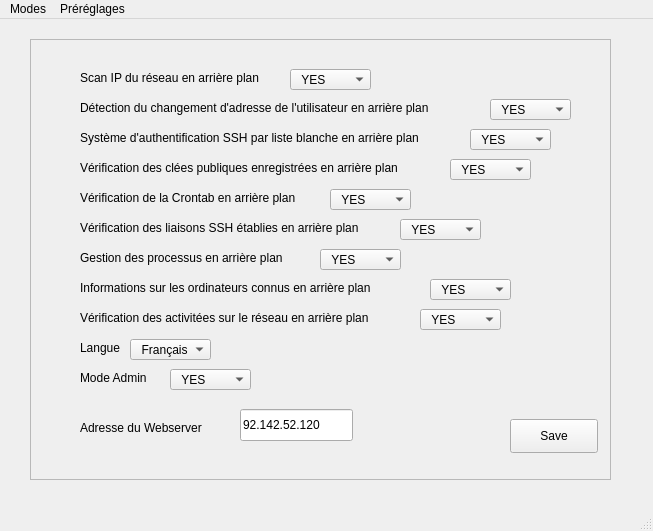
<?xml version="1.0" encoding="UTF-8"?>
<ui version="4.0">
 <class>MainWindow</class>
 <widget class="QMainWindow" name="MainWindow">
  <property name="geometry">
   <rect>
    <x>0</x>
    <y>0</y>
    <width>653</width>
    <height>531</height>
   </rect>
  </property>
  <property name="windowTitle">
   <string>Tobias's Configuration Page</string>
  </property>
  <widget class="QWidget" name="centralwidget">
   <widget class="QFrame" name="frame">
    <property name="geometry">
     <rect>
      <x>30</x>
      <y>20</y>
      <width>581</width>
      <height>441</height>
     </rect>
    </property>
    <property name="frameShape">
     <enum>QFrame::StyledPanel</enum>
    </property>
    <property name="frameShadow">
     <enum>QFrame::Raised</enum>
    </property>
    <widget class="QLabel" name="label">
     <property name="geometry">
      <rect>
       <x>50</x>
       <y>30</y>
       <width>261</width>
       <height>18</height>
      </rect>
     </property>
     <property name="text">
      <string>Scan IP du réseau en arrière plan</string>
     </property>
    </widget>
    <widget class="QLabel" name="label_2">
     <property name="geometry">
      <rect>
       <x>50</x>
       <y>60</y>
       <width>451</width>
       <height>18</height>
      </rect>
     </property>
     <property name="text">
      <string>Détection du changement d'adresse de l'utilisateur en arrière plan</string>
     </property>
    </widget>
    <widget class="QLabel" name="label_3">
     <property name="geometry">
      <rect>
       <x>50</x>
       <y>90</y>
       <width>391</width>
       <height>18</height>
      </rect>
     </property>
     <property name="text">
      <string>Système d'authentification SSH par liste blanche en arrière plan</string>
     </property>
    </widget>
    <widget class="QLabel" name="label_4">
     <property name="geometry">
      <rect>
       <x>50</x>
       <y>120</y>
       <width>371</width>
       <height>18</height>
      </rect>
     </property>
     <property name="text">
      <string>Vérification des clées publiques enregistrées en arrière plan </string>
     </property>
    </widget>
    <widget class="QLabel" name="label_5">
     <property name="geometry">
      <rect>
       <x>50</x>
       <y>150</y>
       <width>251</width>
       <height>18</height>
      </rect>
     </property>
     <property name="text">
      <string>Vérification de la Crontab en arrière plan</string>
     </property>
    </widget>
    <widget class="QLabel" name="label_6">
     <property name="geometry">
      <rect>
       <x>50</x>
       <y>180</y>
       <width>321</width>
       <height>18</height>
      </rect>
     </property>
     <property name="text">
      <string>Vérification des liaisons SSH établies en arrière plan</string>
     </property>
    </widget>
    <widget class="QLabel" name="label_7">
     <property name="geometry">
      <rect>
       <x>50</x>
       <y>210</y>
       <width>241</width>
       <height>18</height>
      </rect>
     </property>
     <property name="text">
      <string>Gestion des processus en arrière plan</string>
     </property>
    </widget>
    <widget class="QLabel" name="label_8">
     <property name="geometry">
      <rect>
       <x>50</x>
       <y>240</y>
       <width>341</width>
       <height>18</height>
      </rect>
     </property>
     <property name="text">
      <string>Informations sur les ordinateurs connus en arrière plan</string>
     </property>
    </widget>
    <widget class="QLabel" name="label_9">
     <property name="geometry">
      <rect>
       <x>50</x>
       <y>270</y>
       <width>341</width>
       <height>18</height>
      </rect>
     </property>
     <property name="text">
      <string>Vérification des activitées sur le réseau en arrière plan</string>
     </property>
    </widget>
    <widget class="QLabel" name="label_10">
     <property name="geometry">
      <rect>
       <x>50</x>
       <y>300</y>
       <width>51</width>
       <height>18</height>
      </rect>
     </property>
     <property name="text">
      <string>Langue </string>
     </property>
    </widget>
    <widget class="QLabel" name="label_21">
     <property name="geometry">
      <rect>
       <x>50</x>
       <y>330</y>
       <width>81</width>
       <height>18</height>
      </rect>
     </property>
     <property name="text">
      <string>Mode Admin</string>
     </property>
    </widget>
    <widget class="QPushButton" name="pushButton">
     <property name="geometry">
      <rect>
       <x>480</x>
       <y>380</y>
       <width>88</width>
       <height>34</height>
      </rect>
     </property>
     <property name="text">
      <string>Save</string>
     </property>
    </widget>
    <widget class="QComboBox" name="comboBox">
     <property name="geometry">
      <rect>
       <x>260</x>
       <y>30</y>
       <width>81</width>
       <height>21</height>
      </rect>
     </property>
     <item>
      <property name="text">
       <string>  YES</string>
      </property>
     </item>
     <item>
      <property name="text">
       <string>  NO</string>
      </property>
     </item>
    </widget>
    <widget class="QComboBox" name="comboBox_2">
     <property name="geometry">
      <rect>
       <x>460</x>
       <y>60</y>
       <width>81</width>
       <height>21</height>
      </rect>
     </property>
     <item>
      <property name="text">
       <string>  YES</string>
      </property>
     </item>
     <item>
      <property name="text">
       <string>  NO</string>
      </property>
     </item>
    </widget>
    <widget class="QComboBox" name="comboBox_3">
     <property name="geometry">
      <rect>
       <x>440</x>
       <y>90</y>
       <width>81</width>
       <height>21</height>
      </rect>
     </property>
     <item>
      <property name="text">
       <string>  YES</string>
      </property>
     </item>
     <item>
      <property name="text">
       <string>  NO</string>
      </property>
     </item>
    </widget>
    <widget class="QComboBox" name="comboBox_4">
     <property name="geometry">
      <rect>
       <x>420</x>
       <y>120</y>
       <width>81</width>
       <height>21</height>
      </rect>
     </property>
     <item>
      <property name="text">
       <string>  YES</string>
      </property>
     </item>
     <item>
      <property name="text">
       <string>  NO</string>
      </property>
     </item>
    </widget>
    <widget class="QComboBox" name="comboBox_5">
     <property name="geometry">
      <rect>
       <x>300</x>
       <y>150</y>
       <width>81</width>
       <height>21</height>
      </rect>
     </property>
     <item>
      <property name="text">
       <string>  YES</string>
      </property>
     </item>
     <item>
      <property name="text">
       <string>  NO</string>
      </property>
     </item>
    </widget>
    <widget class="QComboBox" name="comboBox_6">
     <property name="geometry">
      <rect>
       <x>370</x>
       <y>180</y>
       <width>81</width>
       <height>21</height>
      </rect>
     </property>
     <item>
      <property name="text">
       <string>  YES</string>
      </property>
     </item>
     <item>
      <property name="text">
       <string>  NO</string>
      </property>
     </item>
    </widget>
    <widget class="QComboBox" name="comboBox_7">
     <property name="geometry">
      <rect>
       <x>290</x>
       <y>210</y>
       <width>81</width>
       <height>21</height>
      </rect>
     </property>
     <item>
      <property name="text">
       <string>  YES</string>
      </property>
     </item>
     <item>
      <property name="text">
       <string>  NO</string>
      </property>
     </item>
    </widget>
    <widget class="QComboBox" name="comboBox_8">
     <property name="geometry">
      <rect>
       <x>400</x>
       <y>240</y>
       <width>81</width>
       <height>21</height>
      </rect>
     </property>
     <item>
      <property name="text">
       <string>  YES</string>
      </property>
     </item>
     <item>
      <property name="text">
       <string>  NO</string>
      </property>
     </item>
    </widget>
    <widget class="QComboBox" name="comboBox_9">
     <property name="geometry">
      <rect>
       <x>390</x>
       <y>270</y>
       <width>81</width>
       <height>21</height>
      </rect>
     </property>
     <item>
      <property name="text">
       <string>  YES</string>
      </property>
     </item>
     <item>
      <property name="text">
       <string>  NO</string>
      </property>
     </item>
    </widget>
    <widget class="QComboBox" name="comboBox_10">
     <property name="geometry">
      <rect>
       <x>100</x>
       <y>300</y>
       <width>81</width>
       <height>21</height>
      </rect>
     </property>
     <item>
      <property name="text">
       <string>  Français</string>
      </property>
     </item>
     <item>
      <property name="text">
       <string>  Anglais</string>
      </property>
     </item>
    </widget>
    <widget class="QComboBox" name="comboBox_11">
     <property name="geometry">
      <rect>
       <x>140</x>
       <y>330</y>
       <width>81</width>
       <height>21</height>
      </rect>
     </property>
     <item>
      <property name="text">
       <string>  YES</string>
      </property>
     </item>
     <item>
      <property name="text">
       <string>  NO</string>
      </property>
     </item>
    </widget>
    <widget class="QLabel" name="label_22">
     <property name="geometry">
      <rect>
       <x>50</x>
       <y>380</y>
       <width>141</width>
       <height>18</height>
      </rect>
     </property>
     <property name="text">
      <string>Adresse du Webserver</string>
     </property>
    </widget>
    <widget class="QLineEdit" name="lineEdit">
     <property name="geometry">
      <rect>
       <x>210</x>
       <y>370</y>
       <width>113</width>
       <height>32</height>
      </rect>
     </property>
     <property name="text">
      <string>92.142.52.120</string>
     </property>
    </widget>
   </widget>
  </widget>
  <widget class="QMenuBar" name="menubar">
   <property name="geometry">
    <rect>
     <x>0</x>
     <y>0</y>
     <width>653</width>
     <height>30</height>
    </rect>
   </property>
   <widget class="QMenu" name="menuModes">
    <property name="title">
     <string>Modes</string>
    </property>
    <addaction name="actionEconomie_d_nergie"/>
    <addaction name="actionIdgaf"/>
   </widget>
   <widget class="QMenu" name="menuPr_r_glages">
    <property name="title">
     <string>Préréglages</string>
    </property>
    <addaction name="actionP1"/>
    <addaction name="actionP2"/>
    <addaction name="actionP3"/>
    <addaction name="actionP4"/>
    <addaction name="actionP5"/>
   </widget>
   <addaction name="menuModes"/>
   <addaction name="menuPr_r_glages"/>
  </widget>
  <widget class="QStatusBar" name="statusbar"/>
  <action name="actionEconomie_d_nergie">
   <property name="text">
    <string>Economie d'énergie</string>
   </property>
  </action>
  <action name="actionIdgaf">
   <property name="text">
    <string>Rock'n Roll</string>
   </property>
  </action>
  <action name="actionP1">
   <property name="text">
    <string>P1</string>
   </property>
  </action>
  <action name="actionP2">
   <property name="text">
    <string>P2</string>
   </property>
  </action>
  <action name="actionP3">
   <property name="text">
    <string>P3</string>
   </property>
  </action>
  <action name="actionP4">
   <property name="text">
    <string>P4</string>
   </property>
  </action>
  <action name="actionP5">
   <property name="text">
    <string>P5</string>
   </property>
  </action>
 </widget>
 <resources/>
 <connections/>
</ui>
